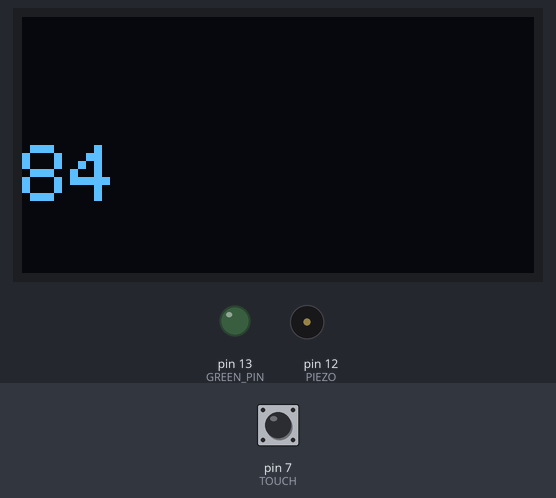
A sketch run on a simulated Arduino Uno, built with avr-gcc and run on an emulated ATmega328P. On the bench: 128×64 one-colour display, output pins drawn as LEDs (lit = HIGH), buzzer (waves = sounding). The test bench sets the inputs (shaded band); at power-on: pin 7 (TOUCH) LOW. The display library's start-up logo is not drawn; random numbers use the default seed unless the sketch sets one; what the sketch prints to the serial monitor is not drawn.

Above: at 3.6 s.
3.7 s: pin 7 (TOUCH) pulled HIGH for 3.2 s
At 4.33 s:
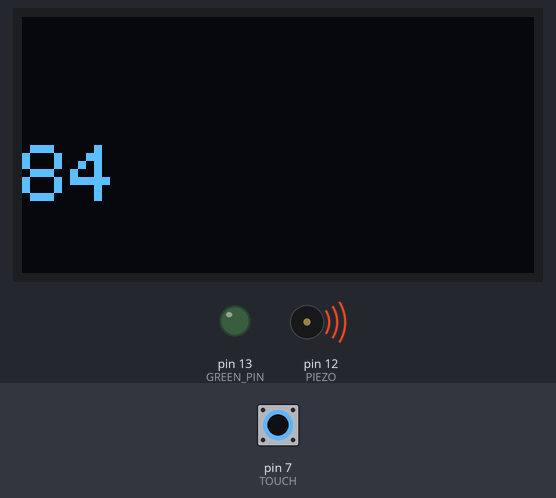
At 7.8 s:
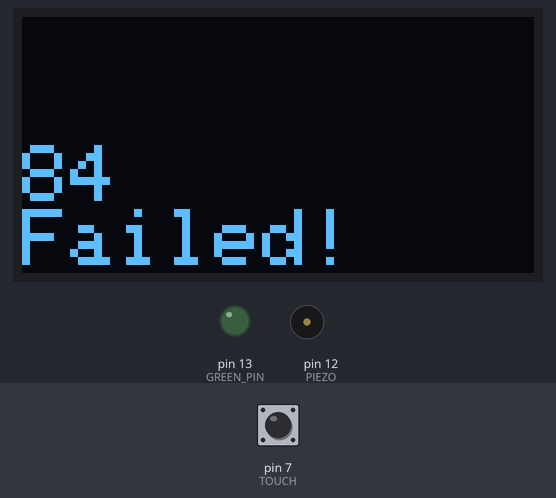
Timing chart, 0 to 14.6 s (numbered marks = the images above; inputs shaded):
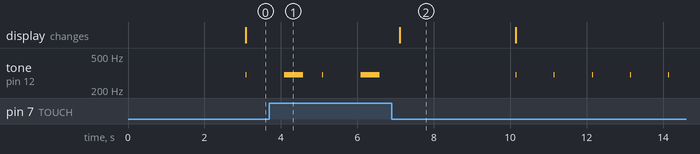

The sketch:

2021_Final.ino
```cpp
#include <Adafruit_GFX.h>
#include <Adafruit_SSD1306.h>

#define GREEN_PIN 13
#define TOUCH 7
#define PIEZO 12
#define SCREEN_WIDTH 128
#define SCREEN_HEIGHT 64
#define SCREEN_ADDRESS 0x3C

Adafruit_SSD1306 display(

SCREEN_WIDTH, SCREEN_HEIGHT);

void setup() {
    display.begin(SSD1306_SWITCHCAPVCC, SCREEN_ADDRESS);
    display.display();
    delay(2000);

    display.clearDisplay();
    display.setTextColor(WHITE);
    display.setTextSize(2.5);

    randomSeed(analogRead(0));

    Serial.begin(9600);

    pinMode(GREEN_PIN, OUTPUT);
    pinMode(TOUCH, INPUT);
    pinMode(PIEZO, OUTPUT);
}

void loop() {
    int chance = 0;

    int randomNumber[5];
    for (int j = 0; j < 5; j++) {
        randomNumber[j] = random(0, 100);
        Serial.println(randomNumber[j]);
    }

    int answer = randomNumber[random(0, 5)];
    Serial.print("answer = ");
    Serial.println(answer);

    int j = 0;
    while(true){
        display.clearDisplay();
        display.setCursor(0, 32);
        delay(1000);
        display.println(randomNumber[(j++) % 5]);
        display.display();

        for (int k = 0; k < 5; k++) {
            tone(PIEZO, 300, 10);
            delay(1000);

            int touchValue = digitalRead(TOUCH);

            if (touchValue == HIGH) {             // 터치가 입력되었을 때

                int tryValue = randomNumber[j];

                if (tryValue == answer) {           // 선택한 숫자가 정답과 동일하다면(정답)

                    for (int l = 0; l < 2; l++) {   // GREEN LED 2번 깜빡
                        digitalWrite(GREEN_PIN, HIGH);
                        delay(1000);
                        digitalWrite(GREEN_PIN, LOW);
                        delay(1000);
                    }

                    display.println("Success!");  // OLED 출력
                    display.display();
                    delay(2000);
                    return;

                } else {                              // 숫자가 정답과 다르다면(오답)

                    chance++;
                    tone(PIEZO, 300, 500);            // 부저 길게 1번 울리기
                    delay(1000);

                    if (chance == 2) {                // 2번 모두 오답을 내면

                        display.println("Failed!");   // OLED 출력
                        display.display();
                        delay(2000);
                        return;

                    }
                }
            }
        }
    }
}
```

Measured:
- by itself, tone on pin 12 (PIEZO): plays 300 Hz for 0.50 s, 300 Hz for 0.01 s, 300 Hz for 0.50 s, 300 Hz for 0.01 s, 300 Hz for 0.01 s, 300 Hz for 0.01 s … (8 notes in this stretch)
